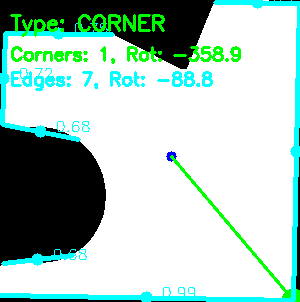
#> input picture input/debug/piece_0_analysis.png, 300 x 302 px
$ python -i cam_module.py   (imports and definitions only)
#> lines starting #> are read from the running program, lines starting #| are printed output that depends on the picture; after the words box and inside, x2 and y2 are one past the last pixel; in counts of white or black regions, pixels touching at a corner belong together
#> further down, picture is the input picture: shape (302, 300, 3); mean B, G, R 190, 199, 170.5
# cam_module.py
# Test if this only goes to copy on sebastiancaluori/Pren2
# tbd Kameraeinstellungen von umgebung ableiten, benötigt in jedem fall zwei aufnahmen

# Kamera-/Datei-Eingang, ArUco-basierte A4-Entzerrung, Teile-Segmentierung
# und Export der Algorithmus-Eingaben.

import json
import shutil
import time
from pathlib import Path
try:
    from .capturedSidesCorrection import calculate_puzzle_piece_shape_without_sides
except ImportError:
    from capturedSidesCorrection import calculate_puzzle_piece_shape_without_sides

import cv2
import numpy as np

try:
    from picamera2 import Picamera2
except (ImportError, ModuleNotFoundError):
    Picamera2 = None


# ============================================================
# PROJEKT / DATEIEN
# ============================================================

# Projektwurzel. Von src/vision/cam_module.py zwei Ebenen nach oben.
PROJECT_ROOT = (
    Path(__file__).resolve().parents[2]
)  # src/vision/cam_module.py -> project root

# Zielordner für die Daten, die an den Puzzle-Algorithmus gehen.
# In diesen Ordner werden parts.json und die Teilmasken geschrieben.
DESTINATION_TO_ALGO_INPUT_FOLDER = PROJECT_ROOT / "input"

# Eingabebild, falls IMAGE_SOURCE = "file" oder keine Pi Camera vorhanden ist.
INPUT_IMAGE_PATH = PROJECT_ROOT / "src" / "vision" / "1.png"

# Name der JSON-Datei, welche der Solver später einliest.
ALGO_INPUT_JSON_FILENAME = "parts.json"
# Präfix für die Teilmasken im Algorithmus-Input. Beispiel: piece_0.png.
ALGO_INPUT_MASK_PREFIX = "piece_"
# Der Input-Ordner wird bei jedem Start des Cam-Moduls geleert.
# Neue Algorithmus-Dateien werden nur nach gültiger Erkennung geschrieben.


# ============================================================
# BILDEINGABE
# ============================================================

# "camera" = neues Bild mit Pi Camera 3 aufnehmen
# "file"   = bestehendes Bild von Datei laden
IMAGE_SOURCE = "camera"

# Aufnahmebreite der Pi Camera. Grösser = mehr Details, aber langsamere Verarbeitung.
IMAGE_WIDTH = 4608
# Aufnahmehöhe der Pi Camera. Muss zur gewünschten Kameraauflösung passen.
IMAGE_HEIGHT = 2592


STARTUP_WAIT_SECONDS = 3.0
CAMERA_DISCARD_FRAMES_AFTER_CONTROL_CHANGE = 2

# Bild um 90 Grad im Uhrzeigersinn drehen, falls die Kamera mechanisch verdreht ist.
ROTATE_90_CLOCKWISE = False
# Bild um 180 Grad drehen. Nie gleichzeitig mit ROTATE_90_CLOCKWISE aktivieren.
ROTATE_180 = False
# Initial Kameraeinstellungen für den Start innerhalb der Pipeline
INIT_CAMERA_CONTROLS_FOR_PIPELINE = {
    # Automatische Belichtung. False = manueller ExposureTime-Wert wird verwendet.
    "AeEnable": False,
    # Automatischer Weissabgleich. False = ColourGains unten werden verwendet.
    "AwbEnable": False,
    # Belichtungszeit in Mikrosekunden. Höher = heller, zu hoch = A4 kann ausbrennen.
    "ExposureTime": 6000,  # Mikrosekunden
    # Analoge Verstärkung. Höher = heller, aber mehr Bildrauschen.
    "AnalogueGain": 1.0,
    # Rot-/Blau-Verstärkung für Weissabgleich. Höherer Wert = jeweiliger Farbkanal stärker.
    "ColourGains": (1.5, 1.5),
}
# Manuelle Kameraeinstellungen für Tests gegen Überbelichtung.
# Ohne Unterbeleuchtung, Kunstlicht, exposureTime rund 8000
# Mit Unterbeleuchtung, Kunstlicht 6000
CAMERA_CONTROLS_FOR_INTERNAL_USE = {
    # Automatische Belichtung. False = manueller ExposureTime-Wert wird verwendet.
    "AeEnable": False,
    # Automatischer Weissabgleich. False = ColourGains unten werden verwendet.
    "AwbEnable": False,
    # Belichtungszeit in Mikrosekunden. Höher = heller, zu hoch = A4 kann ausbrennen.
    "ExposureTime": 6000,  # Mikrosekunden
    # Analoge Verstärkung. Höher = heller, aber mehr Bildrauschen.
    "AnalogueGain": 1.0,
    # Rot-/Blau-Verstärkung für Weissabgleich. Höherer Wert = jeweiliger Farbkanal stärker.
    "ColourGains": (1.5, 1.5),
}

# Kameraeinstellungen für ArUco-Wiederholaufnahmen.
# Ziel: robuste Markererkennung bei wechselnder Beleuchtung.
ARUCO_CAMERA_CONTROL_TRIES = [
    {"AeEnable": True, "AwbEnable": False},
    {"AeEnable": False, "AwbEnable": False, "ExposureTime": 6000, "AnalogueGain": 1.0, "ColourGains": (1.5, 1.5)},
    {"AeEnable": False, "AwbEnable": False, "ExposureTime": 4000, "AnalogueGain": 1.0, "ColourGains": (1.5, 1.5)},
    {"AeEnable": False, "AwbEnable": False, "ExposureTime": 8000, "AnalogueGain": 1.0, "ColourGains": (1.5, 1.5)},
    {"AeEnable": False, "AwbEnable": False, "ExposureTime": 10000, "AnalogueGain": 1.0, "ColourGains": (1.5, 1.5)},
    {"AeEnable": False, "AwbEnable": False, "ExposureTime": 12000, "AnalogueGain": 1.0, "ColourGains": (1.5, 1.5)},
    {"AeEnable": False, "AwbEnable": False, "ExposureTime": 15000, "AnalogueGain": 1.0, "ColourGains": (1.5, 1.5)},
    {"AeEnable": False, "AwbEnable": False, "ExposureTime": 30000, "AnalogueGain": 1.0, "ColourGains": (1.5, 1.5)},

]
CAMERA_CONTROL_SETTLE_SECONDS = 0.4

# Kameraeinstellungen für Teile-Wiederholaufnahmen.
# Ziel: stabiler Kontrast zwischen dunklen Puzzleteilen und heller A4-Fläche.
PARTS_CAMERA_CONTROL_TRIES = [
    {"AeEnable": True, "AwbEnable": False},
    {"AeEnable": False, "AwbEnable": False, "ExposureTime": 6000, "AnalogueGain": 1.0, "ColourGains": (1.5, 1.5)},
    {"AeEnable": False, "AwbEnable": False, "ExposureTime": 5000, "AnalogueGain": 1.0, "ColourGains": (1.5, 1.5)},
    {"AeEnable": False, "AwbEnable": False, "ExposureTime": 4000, "AnalogueGain": 1.0, "ColourGains": (1.5, 1.5)},
    {"AeEnable": False, "AwbEnable": False, "ExposureTime": 7000, "AnalogueGain": 1.0, "ColourGains": (1.5, 1.5)},
    {"AeEnable": False, "AwbEnable": False, "ExposureTime": 8000, "AnalogueGain": 1.0, "ColourGains": (1.5, 1.5)},
    {"AeEnable": False, "AwbEnable": False, "ExposureTime": 10000, "AnalogueGain": 1.0, "ColourGains": (1.5, 1.5)},
]

PARTS_CAMERA_CONTROL_SETTLE_SECONDS = 0.4

# ============================================================
# AUSGABE / DEBUG-DATEIEN
# ============================================================

# Hauptordner für Debug-Ausgaben der Vision-Pipeline.
OUTPUT_DIR = PROJECT_ROOT / "src" / "vision" / "output"
# Speichert Kopien der finalen Algorithmus-Teilemasken für Debug-Zwecke.
OUTPUT_PARTS_DIR = OUTPUT_DIR / "parts"
# Namenspräfix für alle Debug-Dateien dieses Laufs.
RUN_NAME = "debug_"

# Dateiname des gespeicherten Rohbildes. Beispiel: step_09_input.png.
OUTPUT_IMAGE_FILENAME = f"{RUN_NAME}_input.png"
# Debug-Bild mit erkannten Markern, Referenzpunkten und berechneten A4-Ecken.
OUTPUT_DEBUG_FILENAME = f"{RUN_NAME}_a4_corners_debug.png"
# Entzerrtes A4-Bild. Dieses Bild ist die Basis für die Teile-Erkennung.
OUTPUT_WARP_FILENAME = f"{RUN_NAME}_warp_a4.png"
# Binärmaske aller erkannten Teile. Weiss = Teil, schwarz = Hintergrund.
OUTPUT_MASK_FILENAME = f"{RUN_NAME}_parts_mask.png"
# Debug-Bild mit Konturen, Bounding Boxes, Schwerpunkten und Raster.
OUTPUT_PARTS_DEBUG_FILENAME = f"{RUN_NAME}_parts_debug.png"
# Debug-JSON mit Zusatzinfos, Pfaden und Einstellungen.
OUTPUT_JSON_FILENAME = f"{RUN_NAME}_parts.json"
# Speichert die Homographie-Matrix Bild -> entzerrtes A4 als NumPy-Datei.
OUTPUT_H_IMAGE_TO_WARP_PATH = f"{RUN_NAME}_h_image_to_warp.npy"

# False = nur Algorithmus-Input in DESTINATION_TO_ALGO_INPUT_FOLDER schreiben.
# True = Zusätzlich Debug-Dateien in src/vision/output speichern.
SAVE_DEBUG_FILES = False
DEBUG_CAPTURE_MAX_WIDTH_PX = 1280
# False = Kantenkorrektur wird nicht ausgeführt.
# True Kantenkorrektur wird durchgeführt aber Stand 1.Juni noch ziemlich wonky
CALCULATE_AREA_WITHOUT_SIDES = True

# ============================================================
# ARUCO / A4-GEOMETRIE
# ============================================================

# ArUco-Wörterbuch. Muss zu den gedruckten Markern passen.
ARUCO_DICT = cv2.aruco.DICT_4X4_50
# Diese Marker-IDs müssen erkannt werden, sonst kann die A4-Fläche nicht berechnet werden.
REQUIRED_IDS = [0, 1, 2, 3]

# Notfall-Fallback für A4-Ecken im Kamerabild.
# Diese Werte müssen zum Bild nach rotateImageIfNeeded() passen.
USE_FALLBACK_A4_CORNERS_IF_MARKERS_MISSING = True

FALLBACK_A4_CORNERS_IMAGE = {
    "top_left": (1621.0, 777.0),
    "top_right": (3115.0, 768.0),
    "bottom_right": (3119.0, 1828.0),
    "bottom_left": (1622.0, 1828.0),
}

# A4 im Querformat
# Breite der A4-Fläche im Querformat in mm.
A4_WIDTH_MM = 297.0
# Höhe der A4-Fläche im Querformat in mm.
A4_HEIGHT_MM = 210.0
# Höhe der Kamera über der A4 Fläche in mm.
CAM_HEIGHT = 700.0
# Skalierung im entzerrten Bild. Grösser = mehr Pixel pro mm, genauer aber langsamer.
# Interne Auflösung mit der das Cam Modul arbeitet, so hoch wie möglich bzw sinnvoll
WORKING_INTERNAL_PX_PER_MM = 6.0
# Auflösung der Bilder die der Algorithmus erhält, so tief wie nötig
ALGO_INPUT_PX_PER_MM = 3.0


# [8 lines of commented-out code are left out]
REFERENCE_CORNER_FROM_MARKER = {
    # Echte A4-Ecke oben links wird aus Marker ID 3, Marker-Ecke 0 gelesen.
    "top_left": {"marker_id": 3, "corner_index": 0},
    # Echte A4-Ecke oben rechts wird aus Marker ID 0, Marker-Ecke 3 gelesen.
    "top_right": {"marker_id": 0, "corner_index": 3},
    # Echte A4-Ecke unten rechts wird aus Marker ID 1, Marker-Ecke 2 gelesen.
    "bottom_right": {"marker_id": 1, "corner_index": 2},
    # Echte A4-Ecke unten links wird aus Marker ID 2, Marker-Ecke 1 gelesen.
    "bottom_left": {"marker_id": 2, "corner_index": 1},
}

# ------------------------------------------------------------
# A4-Offset / Rahmen-Offset
# ------------------------------------------------------------
# Diese Werte beschreiben, wie weit die gemessenen Referenzpunkte ausserhalb
# der echten A4-Fläche liegen.
#
# Beispiel:
# Wenn ein Rahmen rundherum 20 mm breit ist und die ArUco-Referenzpunkte
# auf den Rahmenecken liegen, dann:
# FRAME_OFFSET_LEFT_MM = 20.0
# FRAME_OFFSET_RIGHT_MM = 20.0
# FRAME_OFFSET_TOP_MM = 20.0
# FRAME_OFFSET_BOTTOM_MM = 20.0
#
# Wenn aktuell die ArUco-Ecken direkt den A4-Ecken entsprechen:
# alle Werte auf 0.0 lassen.
# Abstand links zwischen Referenz-/Rahmenfläche und echter A4-Fläche. Grösser = A4 startet weiter rechts.
FRAME_OFFSET_LEFT_MM = 0.0
# Abstand rechts zwischen echter A4-Fläche und Referenz-/Rahmenfläche. Grösser = A4 endet weiter links.
FRAME_OFFSET_RIGHT_MM = 0.0
# Abstand oben zwischen Referenz-/Rahmenfläche und echter A4-Fläche. Grösser = A4 startet weiter unten.
FRAME_OFFSET_TOP_MM = 0.0
# Abstand unten zwischen echter A4-Fläche und Referenz-/Rahmenfläche. Grösser = A4 endet weiter oben.
FRAME_OFFSET_BOTTOM_MM = 0.0

# Optionaler Feintrimm pro echter A4-Ecke.
# Koordinaten in der Referenz-/Rahmenfläche:
# +x = nach rechts, +y = nach unten.
#
# Normalerweise alles 0.0 lassen.
# Nur verwenden, wenn einzelne Marker mechanisch anders sitzen.
A4_CORNER_EXTRA_OFFSETS_MM = {
    # Feintrimm oben links. x höher = nach rechts, y höher = nach unten.
    "top_left": {"x": 0.0, "y": 0.0},
    # Feintrimm oben rechts. x höher = nach rechts, y höher = nach unten.
    "top_right": {"x": 0.0, "y": 0.0},
    # Feintrimm unten rechts. x höher = nach rechts, y höher = nach unten.
    "bottom_right": {"x": 0.0, "y": 0.0},
    # Feintrimm unten links. x höher = nach rechts, y höher = nach unten.
    "bottom_left": {"x": 0.0, "y": 0.0},
}

# Optionaler Rand, der bei der Teile-Erkennung ignoriert wird.
# Rand ignorieren. Grösser = weniger Störungen am Rand, aber nutzbare Fläche wird kleiner.
IGNORE_BORDER_MM = 0.0


# ============================================================
# KOORDINATENSYSTEM FÜR OUTPUT
# ============================================================

# Fix: Ursprung oben rechts, x nach links, y nach unten.
# Fixes Output-Koordinatensystem: Ursprung oben rechts, x nach links, y nach unten.
COORDINATE_ORIGIN = "top_right"


# ============================================================
# TEILE-SEGMENTIERUNG
# ============================================================

# Segmentierungsmodus: fixed = fester Grenzwert, otsu = automatisch, adaptive = lokal anpassend.
SEGMENTATION_THRESHOLD_MODE = "otsu"  # "fixed", "otsu", "adaptive"
# Nur bei fixed relevant. Grösser = hellere Pixel werden eher als dunkles Teil erkannt.
THRESHOLD_VALUE = 150
# Nur bei adaptive relevant. Grösser = grössere lokale Umgebung, ruhiger aber weniger fein.
ADAPTIVE_THRESHOLD_BLOCK_SIZE = 101
# Nur bei adaptive relevant. Grösser = Schwelle wird strenger, meist weniger erkannte Fläche.
ADAPTIVE_THRESHOLD_C = 8

# Weichzeichnung vor der Segmentierung. Grösser = weniger Rauschen, aber Kanten werden weicher.
GAUSSIAN_BLUR_KERNEL_SIZE = 7

# Kleinste erlaubte Teilfläche. Grösser = kleine Störungen werden eher ignoriert.
MIN_PART_AREA_MM2 = 500.0
# Grösste erlaubte Teilfläche. Kleiner = grosse Fehlblobs werden eher ignoriert.
MAX_PART_AREA_MM2 = 100000.0

# Entfernt kleine weisse Störungen in der Maske. Grösser = aggressiveres Entfernen.
MORPH_OPEN_KERNEL_SIZE = 5
# Schliesst kleine Löcher/Lücken in Teilen. Grösser = verbindet Flächen stärker.
MORPH_CLOSE_KERNEL_SIZE = 7
# True = Löcher innerhalb erkannter Teile füllen.
FILL_CONTOUR_HOLES = True

# Zusätzlicher Rand um ausgeschnittene Teile in Pixeln. Grösser = mehr Umgebung im Crop.
CROP_PADDING_PX = 0
# Erlaubte Anzahl Teile. Gültig ist nur 4 oder 6.
EXPECTED_PART_COUNT = [4, 5, 6]
# Hintergrundwert für Cutouts. 255 = weiss, 0 = schwarz.
CUTOUT_BACKGROUND_VALUE = 255


# ============================================================
# VALIDIERUNG
# ============================================================

# PREN-Puzzle ohne Rahmen: 18.9 x 12.6 cm
# Erwartete Gesamtfläche aller Puzzleteile in mm2.
# 20879 mm: Oberfläche des 6 Teile Puzzles von Silvan

EXPECTED_TOTAL_PART_AREA_MM2 = 20879
# Erlaubte Flächenabweichung. 0.03 = +-3 %.
MAX_TOTAL_AREA_ERROR_RATIO = 2.0


# ============================================================
# DEBUG-FARBEN UND DARSTELLUNG
# ============================================================

# Farben sind im OpenCV-Format BGR, nicht RGB.
# Farbe der erkannten Teilekontur im Debug-Bild. BGR: grün.
PART_CONTOUR_COLOR = (0, 255, 0)
# Farbe des Schwerpunktpunktes im Debug-Bild. BGR: rot.
PART_CENTROID_COLOR = (0, 0, 255)
# Farbe der Bounding Box um jedes Teil. BGR: cyan/hellblau.
PART_BOX_COLOR = (255, 255, 0)
# Farbe der Textbeschriftung im Teile-Debug-Bild. BGR: weiss.
PART_TEXT_COLOR = (255, 255, 255)

# Radius des Mittelpunkt-Punktes im Debug-Bild. Grösser = besser sichtbar.
PART_CENTROID_RADIUS_PX = 8
# Schriftgrösse der Teilbeschriftung im Debug-Bild.
PART_TEXT_FONT_SCALE = 0.7
# Schriftstärke der Teilbeschriftung. Grösser = dicker.
PART_TEXT_THICKNESS = 2

# Farbe der ArUco-Marker-Umrandung. BGR: grün.
COLOR_MARKER_OUTLINE = (0, 255, 0)
# Farbe des Marker-Mittelpunktes. BGR: blau.
COLOR_MARKER_CENTER = (255, 0, 0)
# Farbe der Marker-ID-Beschriftung. BGR: grün.
COLOR_MARKER_ID_TEXT = (0, 255, 0)

# Farbe für Marker-Ecke 0. BGR: rot.
COLOR_CORNER_0 = (0, 0, 255)
# Farbe für Marker-Ecke 1. BGR: gelb.
COLOR_CORNER_1 = (0, 255, 255)
# Farbe für Marker-Ecke 2. BGR: cyan/hellblau.
COLOR_CORNER_2 = (255, 255, 0)
# Farbe für Marker-Ecke 3. BGR: magenta.
COLOR_CORNER_3 = (255, 0, 255)

# Farbe der berechneten echten A4-Eckpunkte. BGR: orange.
COLOR_A4_POINT = (0, 165, 255)
# Farbe der gemessenen Referenz-/Rahmenpunkte. BGR: blau-orange.
COLOR_REFERENCE_POINT = (255, 128, 0)
# Farbe der A4-Ecken-Beschriftung. BGR: orange.
COLOR_A4_TEXT = (0, 165, 255)
# Farbe der A4-Umrandung. BGR: weiss.
COLOR_A4_POLYLINE = (255, 255, 255)
# Farbe der Referenz-/Rahmenumrandung. BGR: blau-orange.
COLOR_REFERENCE_POLYLINE = (255, 128, 0)
# Farbe der Status-Texte im Debug-Bild. BGR: weiss.
COLOR_STATUS_TEXT = (255, 255, 255)

# Radius für Marker-Ecken im Debug-Bild.
CORNER_CIRCLE_RADIUS_PX = 6
# Radius für Marker-Mittelpunkte im Debug-Bild.
MARKER_CENTER_RADIUS_PX = 6
# Radius der berechneten A4-Ecken im Debug-Bild.
A4_CORNER_RADIUS_PX = 10
# Radius der gemessenen Referenz-/Rahmenecken im Debug-Bild.
REFERENCE_CORNER_RADIUS_PX = 7

# Textversatz der Marker-Ecknummer nach rechts. Grösser = Text weiter rechts.
CORNER_TEXT_OFFSET_X = 8
# Textversatz der Marker-Ecknummer nach oben. Negativer = Text weiter oben.
CORNER_TEXT_OFFSET_Y = -8

# Allgemeine Schriftgrösse für ArUco-/A4-Debug-Texte. Grösser = grössere Schrift.
TEXT_FONT_SCALE = 0.8
# Allgemeine Schriftstärke für ArUco-/A4-Debug-Texte. Grösser = dicker.
TEXT_THICKNESS = 2

# Zeichnen des Koordinatensystems in parts_debug.png
# True = Koordinatenraster in parts_debug.png einzeichnen.
DEBUG_DRAW_COORDINATE_GRID = True
# Abstand der feinen Rasterlinien. 10.0 = 1 cm Raster, 1.0 = 1 mm Raster.
DEBUG_GRID_SPACING_MM = 1.0  # mm
# Abstand der stärkeren Rasterlinien. 10.0 = jede 1-cm-Linie stärker.
DEBUG_GRID_MAJOR_SPACING_MM = 10.0  # stärkere Linie alle x mm
# Transparenz des Rasters. Grösser = Raster sichtbarer, Bild darunter dunkler.
DEBUG_GRID_ALPHA = 0.35
# Länge der x-/y-Achsenpfeile in mm.
DEBUG_AXIS_LENGTH_MM = 50.0

# Farbe der feinen Rasterlinien im parts_debug-Bild. BGR: grau.
COLOR_GRID_MINOR = (120, 120, 120)
# Farbe der stärkeren Rasterlinien. BGR: hellgrau.
COLOR_GRID_MAJOR = (180, 180, 180)
# Farbe der x-Achse. BGR: rot.
COLOR_AXIS_X = (0, 0, 255)
# Farbe der y-Achse. BGR: grün.
COLOR_AXIS_Y = (0, 255, 0)
# Farbe des Ursprungspunktes. BGR: weiss.
COLOR_AXIS_ORIGIN = (255, 255, 255)
# Farbe der Achsenbeschriftung. BGR: weiss.
COLOR_AXIS_TEXT = (255, 255, 255)


# ============================================================
# DATEI- UND ALLGEMEINE HILFSFUNKTIONEN
# ============================================================


def buildOutputPath(filename):
    OUTPUT_DIR.mkdir(parents=True, exist_ok=True)
    return OUTPUT_DIR / filename


# [4 lines left out: function buildDirPath, not called in this run]


def saveJson(path, data):
    with open(path, "w", encoding="utf-8") as file:
        json.dump(data, file, indent=2, ensure_ascii=False)


# [84 lines left out: functions savePngImage, saveDebugCaptureImage, clearAlgoInputFolder, clearDebugOutputFolder, rotateImageIfNeeded, initCameraIfAvailable, not called in this run]


def isPiCameraAvailable():
    return Picamera2 is not None


# [137 lines left out: functions initCamera, captureImageFromInitializedCamera, stopCamera, captureImageFromCamera, loadImageFromFile, getInputImage, not called in this run]

def getMissingMarkerIds(detectedMarkers):
    return [markerId for markerId in REQUIRED_IDS if markerId not in detectedMarkers]

# [362 lines left out: functions captureImageForArucoDetection, detectArucoMarkers, validateDetectedMarkers, getReferenceCornersFromMarkers, getFrameSizeMm, buildReferenceCornerArrayImage and 14 more, not called in this run]


def buildCoordinateOriginDescription():
    return "origin top_right, x left, y down"


# ============================================================
# TEILE-SEGMENTIERUNG
# ============================================================


def ensureOddKernelSize(value):
    value = int(value)

    if value < 3:
        value = 3

    if value % 2 == 0:
        value += 1

    return value


def applyIgnoreBorder(binaryMask):
    # Setzt einen Randbereich auf schwarz, damit Randartefakte nicht als Teile erkannt werden.
    if IGNORE_BORDER_MM <= 0:
        return binaryMask

    borderPx = int(round(IGNORE_BORDER_MM * WORKING_INTERNAL_PX_PER_MM))

    if borderPx <= 0:
        return binaryMask

    maskedBinaryMask = binaryMask.copy()
    imageHeight, imageWidth = maskedBinaryMask.shape[:2]

    maskedBinaryMask[0:borderPx, :] = 0
    maskedBinaryMask[imageHeight - borderPx : imageHeight, :] = 0
    maskedBinaryMask[:, 0:borderPx] = 0
    maskedBinaryMask[:, imageWidth - borderPx : imageWidth] = 0

    return maskedBinaryMask


def fillMaskContourHoles(binaryMask):
    # Füllt Löcher innerhalb externer Konturen, damit Teile als volle Flächen zählen.
    contours, _ = cv2.findContours(
        binaryMask, cv2.RETR_EXTERNAL, cv2.CHAIN_APPROX_SIMPLE
    )

    filledMask = np.zeros(binaryMask.shape, dtype=np.uint8)
    cv2.drawContours(filledMask, contours, -1, 255, -1)

    return filledMask


def buildPartsMask(warpedImageBgr):
    # Erst Grau/Blur, dann Schwellwert, dann Morphologie: daraus entsteht die Teile-Maske.
    # Aus dem entzerrten A4-Bild wird eine Binärmaske gebaut:
    # weiss = erkanntes Teil, schwarz = Hintergrund.
    grayImage = cv2.cvtColor(warpedImageBgr, cv2.COLOR_BGR2GRAY)
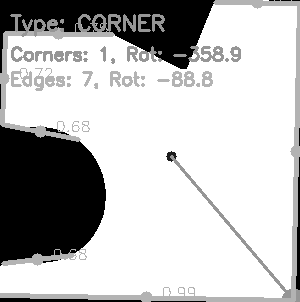
#> grayImage: shape (302, 300); min 0, max 255, mean 189.5
    blurKernelSize = ensureOddKernelSize(GAUSSIAN_BLUR_KERNEL_SIZE)

    blurredImage = cv2.GaussianBlur(grayImage, (blurKernelSize, blurKernelSize), 0)
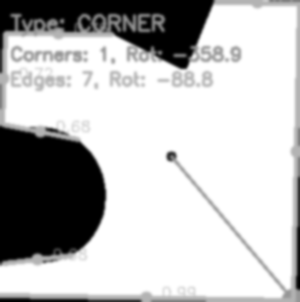
#> blurredImage: shape (302, 300); min 0, max 255, mean 189.6

    if SEGMENTATION_THRESHOLD_MODE == "fixed":
        _, binaryMask = cv2.threshold(
            blurredImage,
            THRESHOLD_VALUE,
            255,
            cv2.THRESH_BINARY_INV,
        )

    elif SEGMENTATION_THRESHOLD_MODE == "otsu":
        _, binaryMask = cv2.threshold(
            blurredImage,
            0,
            255,
            cv2.THRESH_BINARY_INV + cv2.THRESH_OTSU,
        )
#> binaryMask: shape (302, 300); 23.8% white; 13 white regions (5 under 20 px), largest, box (x1, y1, x2, y2) and area: (0, 125, 106, 265) 11845, (0, 0, 215, 73) 8534, (0, 297, 142, 302) 542

    elif SEGMENTATION_THRESHOLD_MODE == "adaptive":
        adaptiveBlockSize = ensureOddKernelSize(ADAPTIVE_THRESHOLD_BLOCK_SIZE)

        binaryMask = cv2.adaptiveThreshold(
            blurredImage,
            255,
            cv2.ADAPTIVE_THRESH_GAUSSIAN_C,
            cv2.THRESH_BINARY_INV,
            adaptiveBlockSize,
            ADAPTIVE_THRESHOLD_C,
        )

    else:
        raise ValueError(
            'SEGMENTATION_THRESHOLD_MODE muss "fixed", "otsu" oder "adaptive" sein.'
        )

    openKernel = np.ones((MORPH_OPEN_KERNEL_SIZE, MORPH_OPEN_KERNEL_SIZE), np.uint8)
    closeKernel = np.ones((MORPH_CLOSE_KERNEL_SIZE, MORPH_CLOSE_KERNEL_SIZE), np.uint8)

    binaryMask = cv2.morphologyEx(binaryMask, cv2.MORPH_OPEN, openKernel)
#> binaryMask: shape (302, 300); 23.6% white; 5 white regions, box (x1, y1, x2, y2) and area: (0, 126, 106, 263) 11836, (0, 0, 214, 72) 8497, (0, 297, 140, 302) 538, (295, 178, 300, 291) 414, (167, 152, 175, 160) 57
#> (the rest of the program and of its run is left out)
